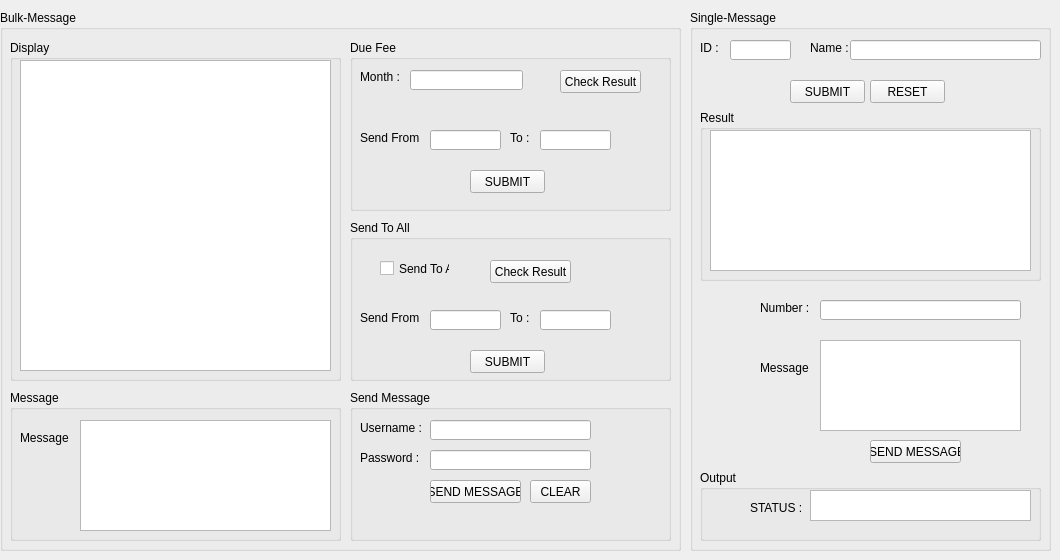
    <widget class="QWidget" name="tab_SENDMESSAGE">
     <attribute name="title">
      <string>Message</string>
     </attribute>
     <widget class="QGroupBox" name="groupBox_21">
      <property name="geometry">
       <rect>
        <x>0</x>
        <y>10</y>
        <width>681</width>
        <height>541</height>
       </rect>
      </property>
      <property name="title">
       <string>Bulk-Message</string>
      </property>
      <widget class="QGroupBox" name="groupBox_25">
       <property name="geometry">
        <rect>
         <x>10</x>
         <y>30</y>
         <width>331</width>
         <height>341</height>
        </rect>
       </property>
       <property name="title">
        <string>Display</string>
       </property>
       <widget class="QTextBrowser" name="textBrowser_B_5">
        <property name="geometry">
         <rect>
          <x>10</x>
          <y>20</y>
          <width>311</width>
          <height>311</height>
         </rect>
        </property>
       </widget>
      </widget>
      <widget class="QGroupBox" name="groupBox_26">
       <property name="geometry">
        <rect>
         <x>10</x>
         <y>380</y>
         <width>331</width>
         <height>151</height>
        </rect>
       </property>
       <property name="title">
        <string>Message</string>
       </property>
       <widget class="QLabel" name="label_7">
        <property name="geometry">
         <rect>
          <x>10</x>
          <y>40</y>
          <width>51</width>
          <height>16</height>
         </rect>
        </property>
        <property name="text">
         <string>Message :</string>
        </property>
       </widget>
       <widget class="QTextEdit" name="textEdit_B_MESSAGE_5">
        <property name="geometry">
         <rect>
          <x>70</x>
          <y>30</y>
          <width>251</width>
          <height>111</height>
         </rect>
        </property>
       </widget>
      </widget>
      <widget class="QGroupBox" name="groupBox_27">
       <property name="geometry">
        <rect>
         <x>350</x>
         <y>380</y>
         <width>321</width>
         <height>151</height>
        </rect>
       </property>
       <property name="title">
        <string>Send Message</string>
       </property>
       <widget class="QLabel" name="label_8">
        <property name="geometry">
         <rect>
          <x>10</x>
          <y>30</y>
          <width>61</width>
          <height>16</height>
         </rect>
        </property>
        <property name="text">
         <string>Username :</string>
        </property>
       </widget>
       <widget class="QLabel" name="label_9">
        <property name="geometry">
         <rect>
          <x>10</x>
          <y>60</y>
          <width>61</width>
          <height>16</height>
         </rect>
        </property>
        <property name="text">
         <string>Password :</string>
        </property>
       </widget>
       <widget class="QLineEdit" name="lineEdit_B_USERNAME_5">
        <property name="geometry">
         <rect>
          <x>80</x>
          <y>30</y>
          <width>161</width>
          <height>20</height>
         </rect>
        </property>
       </widget>
       <widget class="QLineEdit" name="lineEdit_B_PASSWORD_5">
        <property name="geometry">
         <rect>
          <x>80</x>
          <y>60</y>
          <width>161</width>
          <height>20</height>
         </rect>
        </property>
       </widget>
       <widget class="QPushButton" name="pushButton_B_SENDMESSAGE_5">
        <property name="geometry">
         <rect>
          <x>80</x>
          <y>90</y>
          <width>91</width>
          <height>23</height>
         </rect>
        </property>
        <property name="text">
         <string>SEND MESSAGE</string>
        </property>
       </widget>
       <widget class="QPushButton" name="pushButton_B_CLEAR_5">
        <property name="geometry">
         <rect>
          <x>180</x>
          <y>90</y>
          <width>61</width>
          <height>23</height>
         </rect>
        </property>
        <property name="text">
         <string>CLEAR</string>
        </property>
       </widget>
      </widget>
      <widget class="QGroupBox" name="groupBox_28">
       <property name="geometry">
        <rect>
         <x>350</x>
         <y>30</y>
         <width>321</width>
         <height>171</height>
        </rect>
       </property>
       <property name="title">
        <string>Due Fee</string>
       </property>
       <widget class="QLabel" name="label_10">
        <property name="geometry">
         <rect>
          <x>10</x>
          <y>30</y>
          <width>46</width>
          <height>13</height>
         </rect>
        </property>
        <property name="text">
         <string>Month :</string>
        </property>
       </widget>
       <widget class="QLineEdit" name="lineEdit_B_MONTH_5">
        <property name="geometry">
         <rect>
          <x>60</x>
          <y>30</y>
          <width>113</width>
          <height>20</height>
         </rect>
        </property>
       </widget>
       <widget class="QPushButton" name="pushButton_B_CHECKRESULT_5">
        <property name="geometry">
         <rect>
          <x>210</x>
          <y>30</y>
          <width>81</width>
          <height>23</height>
         </rect>
        </property>
        <property name="text">
         <string>Check Result</string>
        </property>
       </widget>
       <widget class="QLabel" name="label_11">
        <property name="geometry">
         <rect>
          <x>10</x>
          <y>90</y>
          <width>61</width>
          <height>16</height>
         </rect>
        </property>
        <property name="text">
         <string>Send From :</string>
        </property>
       </widget>
       <widget class="QLineEdit" name="lineEdit_B_SENDFROM_5">
        <property name="geometry">
         <rect>
          <x>80</x>
          <y>90</y>
          <width>71</width>
          <height>20</height>
         </rect>
        </property>
       </widget>
       <widget class="QLabel" name="label_12">
        <property name="geometry">
         <rect>
          <x>160</x>
          <y>90</y>
          <width>21</width>
          <height>16</height>
         </rect>
        </property>
        <property name="text">
         <string>To :</string>
        </property>
       </widget>
       <widget class="QLineEdit" name="lineEdit_B_TO_5">
        <property name="geometry">
         <rect>
          <x>190</x>
          <y>90</y>
          <width>71</width>
          <height>20</height>
         </rect>
        </property>
       </widget>
       <widget class="QPushButton" name="pushButton_B_SUBMIT_5">
        <property name="geometry">
         <rect>
          <x>120</x>
          <y>130</y>
          <width>75</width>
          <height>23</height>
         </rect>
        </property>
        <property name="text">
         <string>SUBMIT</string>
        </property>
       </widget>
      </widget>
      <widget class="QGroupBox" name="groupBox_29">
       <property name="geometry">
        <rect>
         <x>350</x>
         <y>210</y>
         <width>321</width>
         <height>161</height>
        </rect>
       </property>
       <property name="title">
        <string>Send To All</string>
       </property>
       <widget class="QCheckBox" name="checkBox_B_5">
        <property name="geometry">
         <rect>
          <x>30</x>
          <y>40</y>
          <width>70</width>
          <height>17</height>
         </rect>
        </property>
        <property name="text">
         <string>Send To All</string>
        </property>
       </widget>
       <widget class="QPushButton" name="pushButton_B1_CHECKRESULT_5">
        <property name="geometry">
         <rect>
          <x>140</x>
          <y>40</y>
          <width>81</width>
          <height>23</height>
         </rect>
        </property>
        <property name="text">
         <string>Check Result</string>
        </property>
       </widget>
       <widget class="QLabel" name="label_13">
        <property name="geometry">
         <rect>
          <x>10</x>
          <y>90</y>
          <width>61</width>
          <height>16</height>
         </rect>
        </property>
        <property name="text">
         <string>Send From :</string>
        </property>
       </widget>
       <widget class="QLineEdit" name="lineEdit_B1_SENDFROM_5">
        <property name="geometry">
         <rect>
          <x>80</x>
          <y>90</y>
          <width>71</width>
          <height>20</height>
         </rect>
        </property>
       </widget>
       <widget class="QLineEdit" name="lineEdit_B1_TO_5">
        <property name="geometry">
         <rect>
          <x>190</x>
          <y>90</y>
          <width>71</width>
          <height>20</height>
         </rect>
        </property>
       </widget>
       <widget class="QLabel" name="label_14">
        <property name="geometry">
         <rect>
          <x>160</x>
          <y>90</y>
          <width>21</width>
          <height>16</height>
         </rect>
        </property>
        <property name="text">
         <string>To :</string>
        </property>
       </widget>
       <widget class="QPushButton" name="pushButton_B1_SUBMIT_5">
        <property name="geometry">
         <rect>
          <x>120</x>
          <y>130</y>
          <width>75</width>
          <height>23</height>
         </rect>
        </property>
        <property name="text">
         <string>SUBMIT</string>
        </property>
       </widget>
      </widget>
     </widget>
     <widget class="QGroupBox" name="groupBox_22">
      <property name="geometry">
       <rect>
        <x>690</x>
        <y>10</y>
        <width>361</width>
        <height>541</height>
       </rect>
      </property>
      <property name="title">
       <string>Single-Message </string>
      </property>
      <widget class="QLabel" name="label_2">
       <property name="geometry">
        <rect>
         <x>10</x>
         <y>30</y>
         <width>21</width>
         <height>16</height>
        </rect>
       </property>
       <property name="text">
        <string>ID :</string>
       </property>
      </widget>
      <widget class="QLineEdit" name="lineEdit_S_ID_5">
       <property name="geometry">
        <rect>
         <x>40</x>
         <y>30</y>
         <width>61</width>
         <height>20</height>
        </rect>
       </property>
      </widget>
      <widget class="QLabel" name="label_3">
       <property name="geometry">
        <rect>
         <x>120</x>
         <y>30</y>
         <width>41</width>
         <height>16</height>
        </rect>
       </property>
       <property name="text">
        <string>Name :</string>
       </property>
      </widget>
      <widget class="QLineEdit" name="lineEdit_S_NAME_5">
       <property name="geometry">
        <rect>
         <x>160</x>
         <y>30</y>
         <width>191</width>
         <height>20</height>
        </rect>
       </property>
      </widget>
      <widget class="QGroupBox" name="groupBox_23">
       <property name="geometry">
        <rect>
         <x>10</x>
         <y>100</y>
         <width>341</width>
         <height>171</height>
        </rect>
       </property>
       <property name="title">
        <string>Result</string>
       </property>
       <widget class="QTextBrowser" name="textBrowser_S_5">
        <property name="geometry">
         <rect>
          <x>10</x>
          <y>20</y>
          <width>321</width>
          <height>141</height>
         </rect>
        </property>
       </widget>
      </widget>
      <widget class="QPushButton" name="pushButton_S_SUBMIT_5">
       <property name="geometry">
        <rect>
         <x>100</x>
         <y>70</y>
         <width>75</width>
         <height>23</height>
        </rect>
       </property>
       <property name="text">
        <string>SUBMIT</string>
       </property>
      </widget>
      <widget class="QPushButton" name="pushButton_2">
       <property name="geometry">
        <rect>
         <x>180</x>
         <y>70</y>
         <width>75</width>
         <height>23</height>
        </rect>
       </property>
       <property name="text">
        <string>RESET</string>
       </property>
      </widget>
      <widget class="QLabel" name="label_4">
       <property name="geometry">
        <rect>
         <x>70</x>
         <y>290</y>
         <width>51</width>
         <height>16</height>
        </rect>
       </property>
       <property name="text">
        <string>Number :</string>
       </property>
      </widget>
      <widget class="QLineEdit" name="lineEdit_S_NUMBER_5">
       <property name="geometry">
        <rect>
         <x>130</x>
         <y>290</y>
         <width>201</width>
         <height>20</height>
        </rect>
       </property>
      </widget>
      <widget class="QLabel" name="label_5">
       <property name="geometry">
        <rect>
         <x>70</x>
         <y>350</y>
         <width>51</width>
         <height>16</height>
        </rect>
       </property>
       <property name="text">
        <string>Message :</string>
       </property>
      </widget>
      <widget class="QTextEdit" name="textEdit_S_MESSAGE_5">
       <property name="geometry">
        <rect>
         <x>130</x>
         <y>330</y>
         <width>201</width>
         <height>91</height>
        </rect>
       </property>
      </widget>
      <widget class="QPushButton" name="pushButton_S_SENDMESSAGE_5">
       <property name="geometry">
        <rect>
         <x>180</x>
         <y>430</y>
         <width>91</width>
         <height>23</height>
        </rect>
       </property>
       <property name="text">
        <string> SEND MESSAGE</string>
       </property>
      </widget>
      <widget class="QGroupBox" name="groupBox_24">
       <property name="geometry">
        <rect>
         <x>10</x>
         <y>460</y>
         <width>341</width>
         <height>71</height>
        </rect>
       </property>
       <property name="title">
        <string>Output</string>
       </property>
       <widget class="QTextBrowser" name="textBrowser_S_STATUS_5">
        <property name="geometry">
         <rect>
          <x>110</x>
          <y>20</y>
          <width>221</width>
          <height>31</height>
         </rect>
        </property>
       </widget>
       <widget class="QLabel" name="label_6">
        <property name="geometry">
         <rect>
          <x>50</x>
          <y>30</y>
          <width>51</width>
          <height>16</height>
         </rect>
        </property>
        <property name="text">
         <string>STATUS :</string>
        </property>
       </widget>
      </widget>
     </widget>
    </widget>
